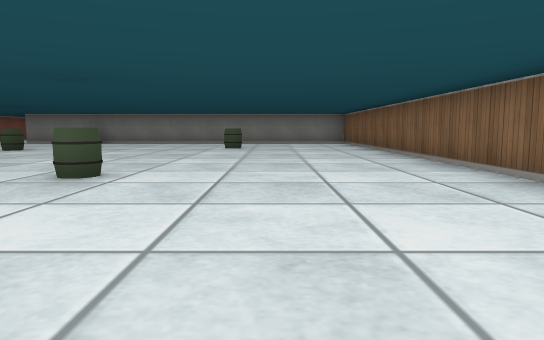
view 1 (above)

24 first-person views from a walk through a cub3D ray-caster map. The camera is about half as high as the walls, tilts 6° down and sees 70° across. The floor is counted in squares. Each view is taken from the middle of a square. On the plan, view 1 faces up. The plan holds only what a view shows up to about 9 squares ahead; the rest is blank.

view 2
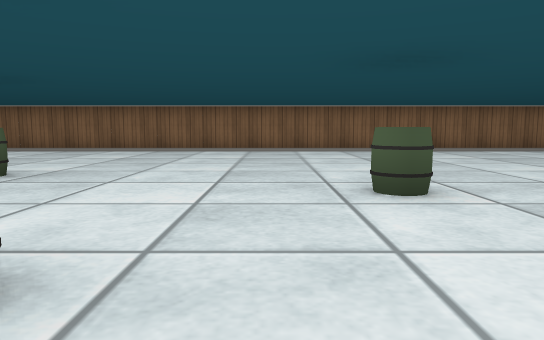

view 3
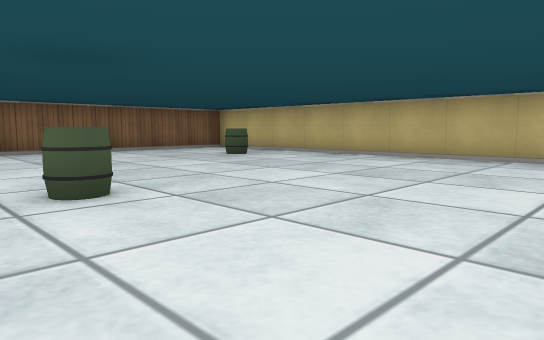

view 4
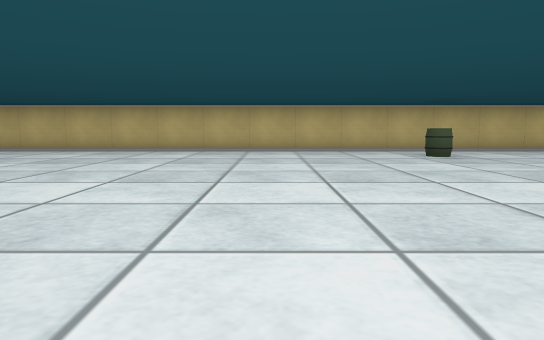

view 5
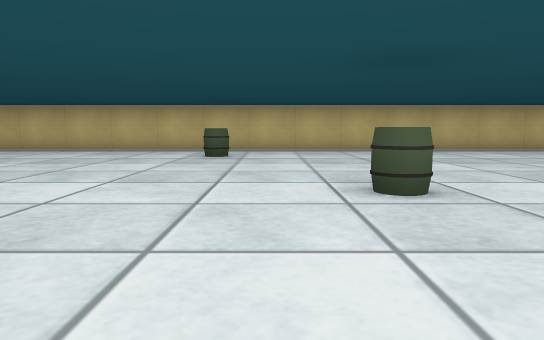

view 6
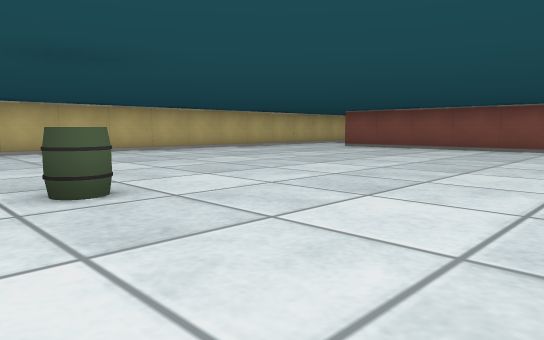

view 7
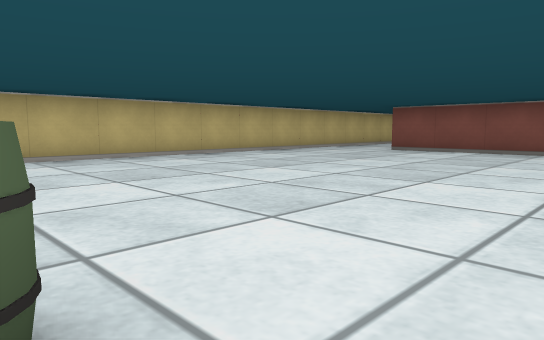

view 8
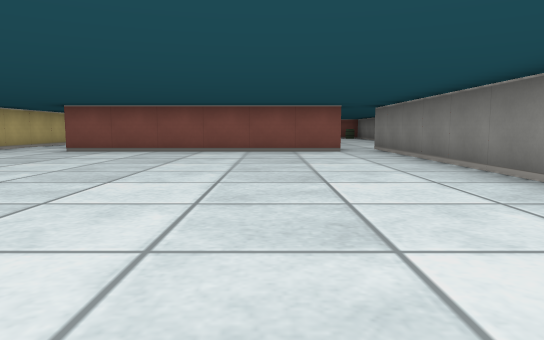

view 9
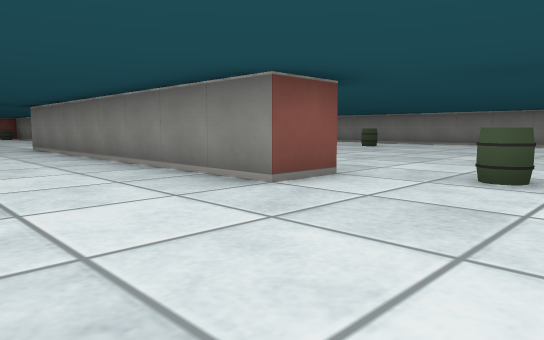

view 10
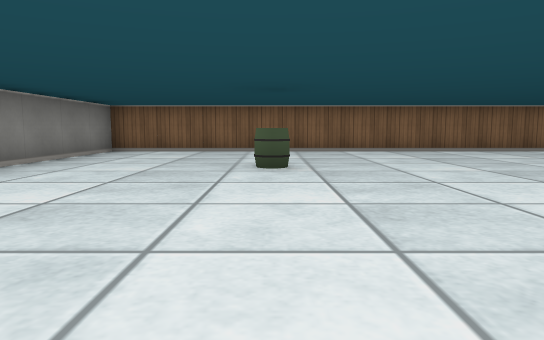

view 11
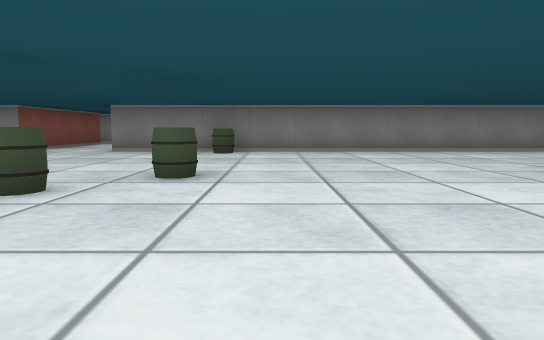

view 12
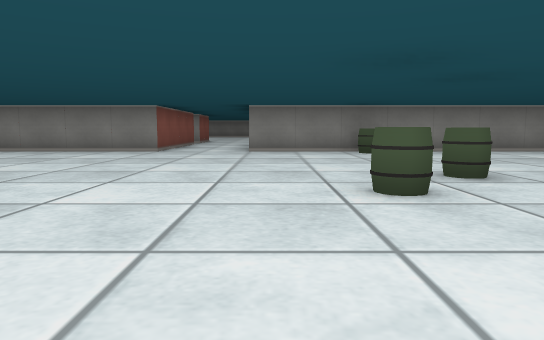

view 13
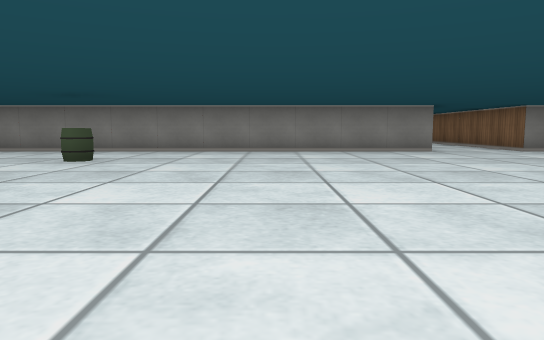

view 14
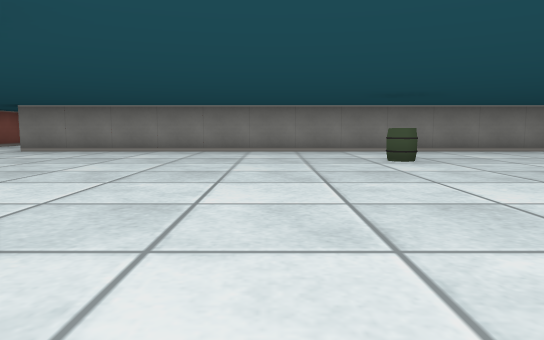

view 15
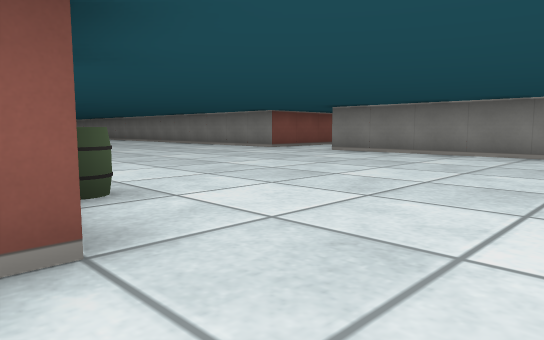

view 16
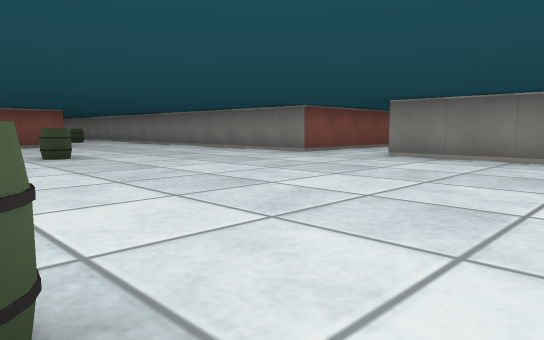

view 17
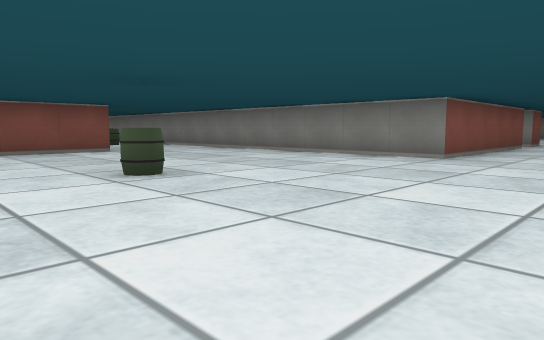

view 18
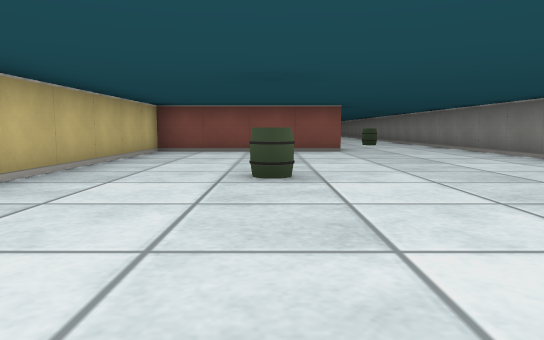

view 19
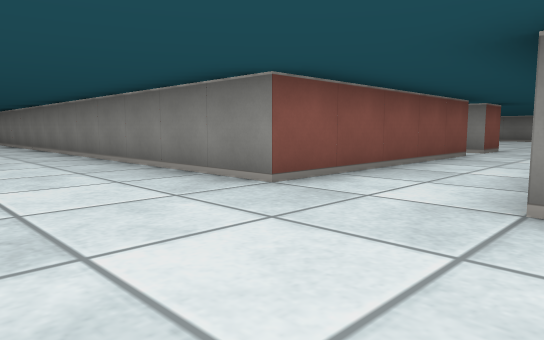

view 20
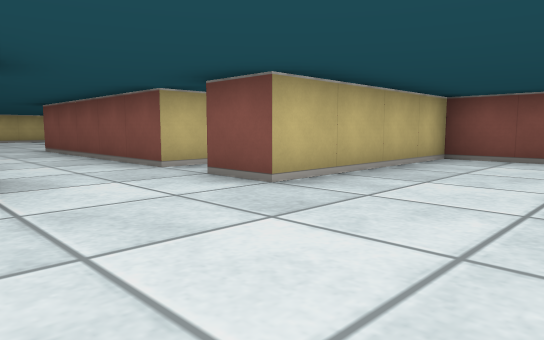

view 21
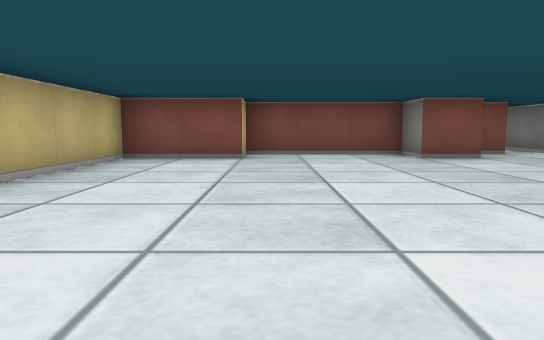

view 22
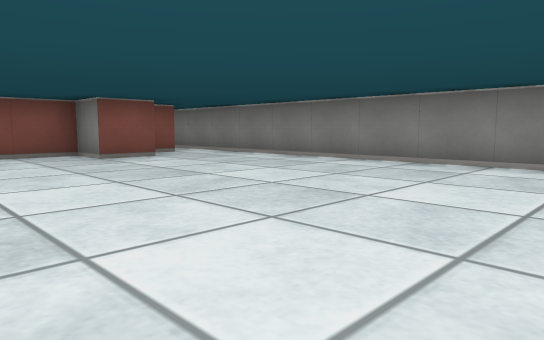

view 23
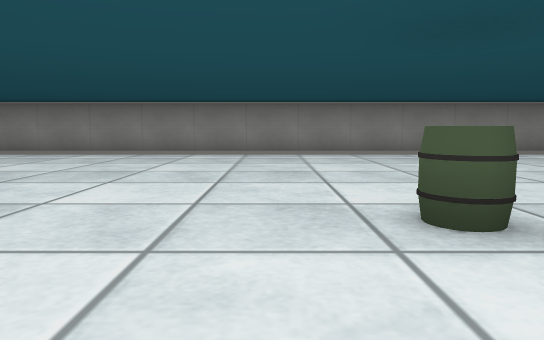

view 24
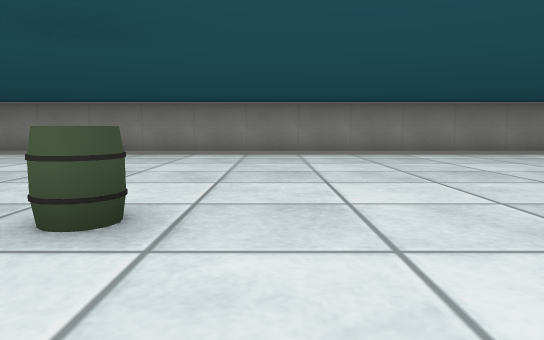

### Floor plan
Points are (right, up) in squares from view 1. A wall is a line through its corners. A room is listed if a view was taken in it or the views show most of it. See-through windows are left out.
Room 1 (views 1, 2, 3, 4, 5, 6, 7, 8, 9, 10, 11, 12, 13, 14, 15, 16, 17, 18, 19, 23)
walls: (-13.5, 4.6) (-13.5, 3.5) (-21.4, 3.5); (-20.5, 6.6) (-20.5, 6.1); (-20.5, 2.5) (-20.5, -3.5); (-10.5, 14.1) (-10.5, 13.5) (-24.5, 13.5); (-18.4, -5.5) (0.4, -5.5); (-27.2, 18.5) (-26.5, 18.5) (-26.5, 13.5) (-33.4, 13.5); (2.5, -5) (2.5, 13.5) (-8.5, 13.5) (-8.5, 14.1); (-26.5, 20.5) (-26.5, 19.5) (-26.9, 19.5); (-32.5, 10.6) (-32.5, 6.5) (-27.5, 6.5)
ways out: opening at (-25, 20.3) to room 2; opening at (-34, 12); opening at (-21.5, -4.5); opening at (-21, 3)
objects: barrel (-28, 9); barrel (-22, 7); barrel (-17, 11); barrel (-12, 0); barrel (-12, 5); barrel (-10, -4); barrel (-7, 8); barrel (-6, 9); barrel (-6, 13); other object (-5, 2); barrel (-3, 0); barrel (-2, 4); barrel (-1, 10); barrel (0, -4)
Room 2 (views 20, 21, 22, 24)
walls: (-16.8, 28.5) (-33.1, 28.5); (-30.5, 26.6) (-30.5, 25.5) (-31.5, 25.5) (-31.5, 22.5) (-30.5, 22.5) (-30.5, 20.5) (-26.5, 20.5); (-31.5, 27.6) (-31.5, 27)
ways out: opening at (-25, 20.3) to room 1
objects: barrel (-23, 23)

Where each view was taken, in squares from view 1:
view 1: 0 up, 0 right, facing up
view 2: 1 up, 6 left, facing right
view 3: 1 up, 6 left, facing down-right
view 4: 3 up, 7 left, facing down
view 5: 3 up, 11 left, facing down
view 6: 3 up, 11 left, facing down-left
view 7: 1 up, 12 left, facing down-left
view 8: 1 up, 12 left, facing left
view 9: 1 up, 11 left, facing up-left
view 10: 10 up, 6 left, facing right
view 11: 5 up, 5 left, facing up
view 12: 5 up, 8 left, facing up
view 13: 5 up, 14 left, facing up
view 14: 5 up, 19 left, facing up
view 15: 6 up, 19 left, facing up-left
view 16: 7 up, 21 left, facing up-left
view 17: 7 up, 24 left, facing up-left
view 18: 9 up, 24 left, facing left
view 19: 11 up, 24 left, facing up-left
view 20: 23 up, 24 left, facing down-left
view 21: 23 up, 24 left, facing left
view 22: 23 up, 24 left, facing up-left
view 23: 21 up, 24 left, facing up
view 24: 21 up, 22 left, facing up
